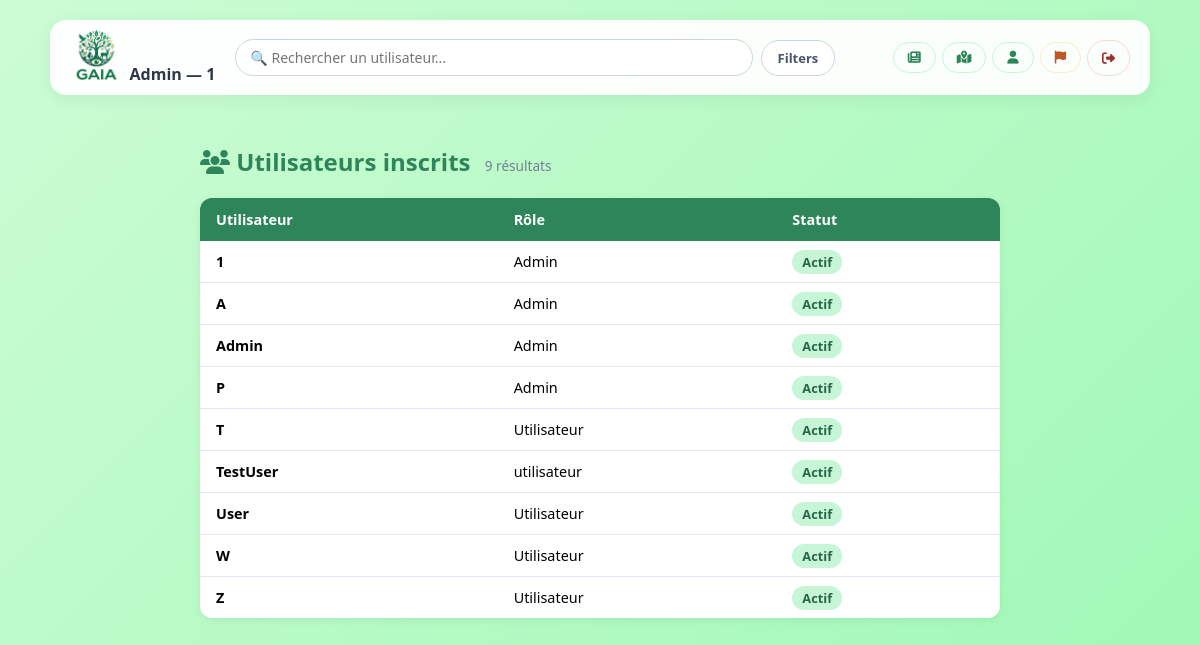
Screenshot of /admin/users (signed in) with the database file from the repository.
### tables this page shows
CREATE TABLE Users (
    Id INTEGER PRIMARY KEY AUTOINCREMENT,
    Username TEXT UNIQUE NOT NULL,
    Age INT NOT NULL,
    Email TEXT UNIQUE NOT NULL,
    Password TEXT NOT NULL,
    Role TEXT DEFAULT 'utilisateur'
, Ban_Status TEXT DEFAULT NULL, Ban_Until TIMESTAMP DEFAULT NULL);

### app/routes/main.py (the view)
@main_bp.route("/admin/users")
@login_required
def admin_users():
    if current_user.Role != "Admin":
        return redirect(url_for("main.index"))
    db = get_db()
    search = request.args.get("q", "").strip()
    role_filter = request.args.get("role", "").strip()
    status_filter = request.args.get("status", "").strip()
    query = "SELECT Id, Username, Role, Ban_Status, Ban_Until FROM Users WHERE 1=1"
    params = []
    if search:
        query += " AND Username LIKE ?"
        params.append(f"%{search}%")
    if role_filter:
        query += " AND Role = ?"
        params.append(role_filter)
    if status_filter == "actif":
        query += " AND Ban_Status IS NULL"
    elif status_filter == "permanent":
        query += " AND Ban_Status = 'permanent'"
    elif status_filter == "temporary":
        query += " AND Ban_Status = 'temporary'"
    query += " ORDER BY Username ASC"
    users = db.execute(query, params).fetchall()
    return render_template(
        "admin_users.html",
        users=users,
        search=search,
        role_filter=role_filter,
        status_filter=status_filter,
    )

### app/__init__.py (called while the page is built)
def create_app():
    app = Flask(__name__)
    app.config["SECRET_KEY"] = os.environ.get("SECRET_KEY", "Gaia")
    login_manager = LoginManager()
    login_manager.init_app(app)
    login_manager.login_view = "auth.login"
    @login_manager.user_loader
    def load_user(user_id):
        from app.db import get_db
        from app.models import User
        db = get_db()
        user = db.execute("SELECT * FROM Users WHERE Id = ?", (user_id,)).fetchone()
        if user:
            return User(user["Id"], user["Username"], user["Email"], user["Role"])
        return None
    app.teardown_appcontext(close_db)
    from app.routes.auth import auth_bp
    from app.routes.main import main_bp
    app.register_blueprint(main_bp)
    app.register_blueprint(auth_bp)
    with app.app_context():
        db = get_db()
        init_schema(db)
        init_animals()
    return app

### app/db.py (called while the page is built)
def get_db():
    if "db" not in g:
        g.db = sqlite3.connect(DATABASE, detect_types=sqlite3.PARSE_DECLTYPES)
        g.db.row_factory = sqlite3.Row
    return g.db

### app/templates/admin_users.html (shortened to what this page needs)
<!doctype html>
<html lang="fr">
<head>
    <link rel="stylesheet" href="{{ url_for('static', filename='css/index.css') }}" />
    <link rel="stylesheet" href="https://cdnjs.cloudflare.com/ajax/libs/font-awesome/6.5.0/css/all.min.css" />
</head>
<body>
    <div class="navbar">
        <div class="user-info-block">
            <img src="{{ url_for('static', filename='Logo.png') }}" alt="GAIA Logo" class="nav-logo" />
            <span class="user-greeting">Admin — {{ current_user.Username }}</span>
        </div>
        <form method="GET" action="{{ url_for('main.admin_users') }}" class="search-form">
            <div class="search-input-wrapper">
                <input type="text" name="q" placeholder="🔍 Rechercher un utilisateur..." value="{{ search }}" />
            </div>
            <button type="button" class="btn-filter" onclick="toggleFilters()">Filters</button>
        </form>
        <div class="nav-links">
            <a href="{{ url_for('main.index') }}" class="btn btn-post" title="Feed">
                <i class="fa-solid fa-newspaper"></i>
            </a>
            <a href="{{ url_for('main.carte') }}" class="btn btn-post" title="Carte">
                <i class="fa-solid fa-map-location-dot"></i>
            </a>
            <a href="{{ url_for('main.profile') }}" class="btn btn-post" title="Mon profil">
                <i class="fa-solid fa-user"></i>
            </a>
            <a href="{{ url_for('main.admin_reports') }}" class="btn btn-post btn-reports" title="Signalements">
                <i class="fa-solid fa-flag"></i>
            </a>
            <a href="{{ url_for('auth.logout') }}" class="btn btn-logout" title="Déconnexion">
                <i class="fa-solid fa-right-from-bracket"></i>
            </a>
        </div>
    </div>
    <div class="feed-container">
        <h2 style="color:#2f855a; margin-bottom:20px;">
            <i class="fa-solid fa-users"></i> Utilisateurs inscrits
            <span style="font-size:0.85rem; font-weight:400; color:#718096; margin-left:8px;">{{ users|length }} résultat{{ 's' if users|length > 1 else '' }}</span>
        </h2>
        {% if users %}
        <table class="users-table">
            <thead>
                <tr>
                    <th>Utilisateur</th>
                    <th>Rôle</th>
                    <th>Statut</th>
                </tr>
            </thead>
            <tbody>
                {% for user in users %}
                <tr>
                    <td>
                        <a href="{{ url_for('main.user_profile', username=user.Username) }}" class="username-link">
                            <strong>{{ user.Username }}</strong>
                        </a>
                    </td>
                    <td>
                        <span class="profile-role">{{ user.Role }}</span>
                    </td>
                    <td>
                        {% if user.Ban_Status == 'permanent' %}
                            <span class="ban-badge ban-permanent">Banni</span>
                        {% elif user.Ban_Status == 'temporary' %}
                            <span class="ban-badge ban-temporary">Ban temp. jusqu'au {{ user.Ban_Until }}</span>
                        {% else %}
                            <span class="status-actif">Actif</span>
                        {% endif %}
                    </td>
                </tr>
                {% endfor %}
            </tbody>
        </table>
        {% else %}
        <div class="post-card" style="text-align:center; color:#718096;">
            Aucun utilisateur trouvé. 🌿
        </div>
        {% endif %}
    </div>
</body>
</html>

### app/static/css/index.css (style rules this page uses)
body { margin: 0; padding: 20px; background: linear-gradient(135deg, #ccfcd4 0%, #9df8b4 100%); font-family: "Segoe UI", Tahoma, Geneva, Verdana, sans-serif; min-height: 100vh; display: flex; flex-direction: column; align-items: center; }
.navbar { background-color: rgba(255, 255, 255, 0.95); padding: 10px 20px; border-radius: 16px; width: 100%; max-width: 1100px; display: flex; align-items: center; gap: 20px; box-shadow: 0 4px 18px rgba(0, 0, 0, 0.06); margin-bottom: 30px; box-sizing: border-box; flex-wrap: nowrap; }
.nav-logo { height: 50px; width: auto; flex-shrink: 0; }
.user-greeting { font-weight: 600; color: #2d3748; }
.feed-container { width: 100%; max-width: 800px; }
.username-link { color: inherit; text-decoration: none; }
.btn { padding: 8px 18px; border-radius: 8px; text-decoration: none; font-weight: 600; font-size: 14px; transition: 0.2s; }
.btn-logout { background-color: transparent; color: #9b2c2c; border: 1.5px solid #fed7d7; padding: 8px 14px; border-radius: 20px; font-size: 13px; transition: all 0.2s; }
.btn-post { background-color: transparent; color: #2f855a; border: 1.5px solid #c6f6d5; padding: 8px 14px; border-radius: 20px; font-size: 13px; transition: all 0.2s; display: inline-flex; align-items: center; gap: 6px; }
.btn-reports { color: #c05621 !important; border-color: #feebc8 !important; }
.search-form { display: flex; align-items: center; gap: 8px; flex: 1 1 320px; min-width: 180px; max-width: 600px; margin: 0; }
.nav-links { display: flex; align-items: center; gap: 6px; flex-shrink: 0; white-space: nowrap; margin-left: auto; }
.btn-filter { padding: 8px 16px; border: 1.5px solid #cbd5e0; background: white; border-radius: 20px; cursor: pointer; color: #4a5568; font-weight: 600; font-size: 13px; font-family: inherit; transition: all 0.2s; }
.search-form { position: relative; }
.search-input-wrapper { position: relative; flex: 1; display: flex; align-items: center; }
.search-input-wrapper input[type="text"] { width: 100%; padding: 8px 36px 8px 14px; border: 1.5px solid #cbd5e0; border-radius: 20px; font-family: inherit; font-size: 14px; outline: none; transition: border-color 0.2s; background-color: white; box-sizing: border-box; }
.users-table { width: 100%; border-collapse: collapse; background: white; border-radius: 12px; overflow: hidden; box-shadow: 0 2px 8px rgba(0,0,0,0.07); }
.users-table thead { background-color: #2f855a; color: white; }
.users-table th { padding: 12px 16px; text-align: left; font-weight: 600; font-size: 0.9rem; }
.users-table td { padding: 11px 16px; border-bottom: 1px solid #e2e8f0; font-size: 0.9rem; vertical-align: middle; }
.users-table tbody tr:last-child td { border-bottom: none; }
.status-actif { background-color: #c6f6d5; color: #276749; padding: 3px 10px; border-radius: 12px; font-size: 0.8rem; font-weight: 600; }

### rows the page displays
Users: Username "1", Role "Admin"
Users: Username "A", Role "Admin"
Users: Username "Admin", Role "Admin"
Users: Username "P", Role "Admin"
Users: Username "T", Role "Utilisateur"
Users: Username "TestUser", Role "utilisateur"
Users: Username "User", Role "Utilisateur"
Users: Username "W", Role "Utilisateur"
Users: Username "Z", Role "Utilisateur"

### other values shown
{{ users|length }} "9"
{{ 's' if users|length > 1 else '' }} "s"
